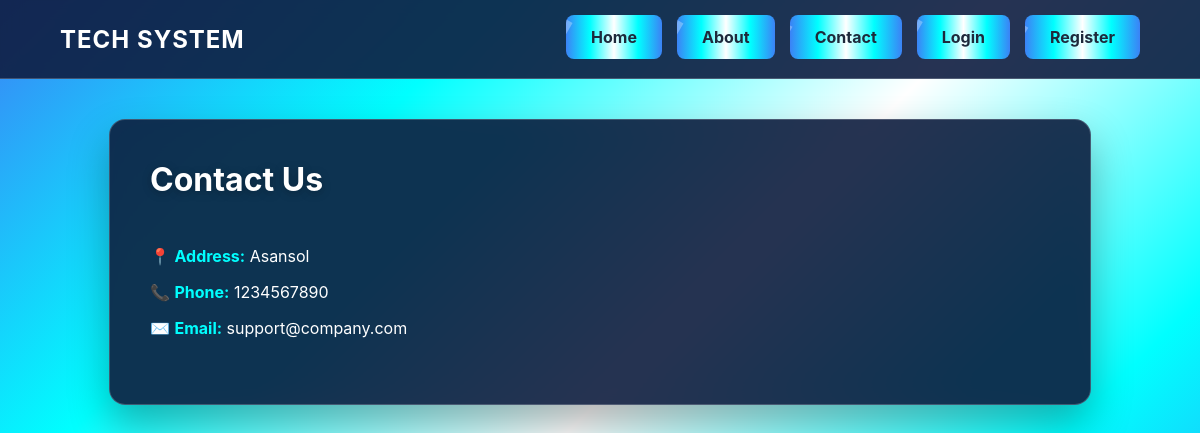
Screenshot of /contactus with the database file from the repository.
### app/models.py (models this page shows)
class contactinfo(models.Model):
    address = models.CharField(max_length=255)
    phone = models.CharField(max_length=20)
    email = models.EmailField()
    class Meta:
        db_table = "contactinfo"

### app/views.py (the view)
# urls.py: path('contactus', views.contactus),
def contactus(request):
    data = contactinfo.objects.first() #
    role = request.session.get('role')
    privs = request.session.get('priv', '')
    can_edit = role == 'superadmin' or 'contact' in privs #
    if request.GET.get('update') == 'true' and can_edit:
        data.address = request.GET.get('address')
        data.phone = request.GET.get('phone')
        data.email = request.GET.get('email')
        data.save()
        return redirect('/contactus')
    return render(request, 'contactus.html', {'data': data, 'can_edit': can_edit})

### app/templates/contactus.html (shortened to what this page needs)
{% load static %}
<!DOCTYPE html>
<html lang="en">
<head>
    <link rel="stylesheet" href="{% static 'css/style.css' %}?v=1.9">
</head>
<body>
    <nav class="navbar">
        <div class="logo"><strong>TECH SYSTEM</strong></div>
        <ul class="nav-links">
            <li><a href="/home">Home</a></li>
            <li><a href="/aboutus">About</a></li>
            <li><a href="/contactus">Contact</a></li>
            {% if request.session.role %}
                <li><a href="/logout">Logout</a></li>
            {% else %}
                <li><a href="/login">Login</a></li>
                <li><a href="/register">Register</a></li>
            {% endif %}
        </ul>
    </nav>
    <div class="container">
        <h1>Contact Us</h1>
        <div class="info-block" style="padding: 10px 0;">
            <p>📍 <strong style="color: var(--accent);">Address:</strong> {{ data.address }}</p>
            <p>📞 <strong style="color: var(--accent);">Phone:</strong> {{ data.phone }}</p>
            <p>✉️ <strong style="color: var(--accent);">Email:</strong> {{ data.email }}</p>
        </div>
    </div>
</body>
</html>

### app/static/css/style.css (style rules this page uses)
:root { --med-blue: #3b82f6; --fluro-blue: #00ffff; --white: #ffffff; --card-bg: rgba(15, 29, 63, 0.9)!important; --nav-bg: rgba(15, 29, 65, 0.9) !important; --text: #ffffff; --accent: #00ffff; --border: rgba(255, 255, 255, 0.2); }
body { background: linear-gradient(135deg, var(--med-blue) 0%, var(--fluro-blue) 25%, var(--white) 50%, var(--fluro-blue) 75%, var(--med-blue) 100%) !important; background-attachment: fixed !important; min-height: 100vh; margin: 0; font-family: 'Inter', sans-serif; }
.navbar { background: var(--nav-bg); padding: 15px 5%; display: flex; justify-content: space-between; align-items: center; border-bottom: 1px solid var(--border); backdrop-filter: blur(10px); position: sticky; top: 0; z-index: 1000; }
.logo { font-size: 1.5rem; color: var(--text); font-weight: bold; letter-spacing: 1px; }
.nav-links { list-style: none; display: flex; gap: 15px; margin: 0; }
.nav-links a, .btn, button { position: relative; padding: 12px 25px; color: #1e293b !important; text-decoration: none; font-weight: 700; border-radius: 8px; background: linear-gradient(90deg, var(--med-blue), var(--fluro-blue), var(--white), var(--fluro-blue), var(--med-blue)) !important; background-size: 300% auto; overflow: hidden; transition: all 0.4s ease; display: inline-block; border: none; cursor: pointer; }
.nav-links a::after, .btn::after, button::after { content: ''; position: absolute; top: -50%; left: -110%; width: 100%; height: 200%; background: rgba(255, 255, 255, 0.3); transform: rotate(30deg); transition: all 0.6s ease; }
.container, .card, .portal-tab, .tab-content { max-width: 900px; margin: 40px auto; background: var(--card-bg) !important; padding: 40px; border-radius: 16px; backdrop-filter: blur(15px) saturate(150%) !important; border: 1px solid var(--border) !important; box-shadow: 0 20px 40px rgba(0, 0, 0, 0.3) !important; color: white !important; }
h1, h2, h3 { color: white; margin-top: 0; text-shadow: 0 2px 4px rgba(0, 0, 0, 0.2); }
h1, h2, h3 { text-shadow: 0 2px 10px rgba(0, 0, 0, 0.3); }
p { color: var(--text-muted); }

### rows the page displays
contactinfo: address "Asansol", phone "1234567890", email "support@company.com"
